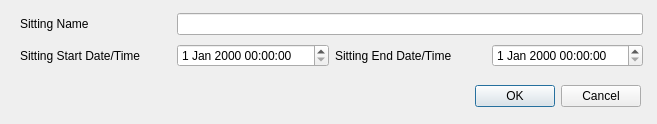
<?xml version="1.0" encoding="UTF-8"?>
<ui version="4.0">
 <class>sittingEditor</class>
 <widget class="QDialog" name="sittingEditor">
  <property name="geometry">
   <rect>
    <x>0</x>
    <y>0</y>
    <width>657</width>
    <height>124</height>
   </rect>
  </property>
  <property name="windowTitle">
   <string>Edit Sitting</string>
  </property>
  <widget class="QDialogButtonBox" name="buttonBox">
   <property name="geometry">
    <rect>
     <x>300</x>
     <y>80</y>
     <width>341</width>
     <height>32</height>
    </rect>
   </property>
   <property name="orientation">
    <enum>Qt::Horizontal</enum>
   </property>
   <property name="standardButtons">
    <set>QDialogButtonBox::Cancel|QDialogButtonBox::Ok</set>
   </property>
  </widget>
  <widget class="QWidget" name="layoutWidget">
   <property name="geometry">
    <rect>
     <x>20</x>
     <y>10</y>
     <width>623</width>
     <height>62</height>
    </rect>
   </property>
   <layout class="QGridLayout" name="gridLayout_4">
    <item row="0" column="0">
     <widget class="QLabel" name="label_8">
      <property name="text">
       <string>Sitting Name</string>
      </property>
     </widget>
    </item>
    <item row="0" column="2" colspan="3">
     <widget class="QLineEdit" name="sittingNameLineEdit"/>
    </item>
    <item row="1" column="2">
     <widget class="QDateTimeEdit" name="startDateTime"/>
    </item>
    <item row="1" column="4">
     <widget class="QDateTimeEdit" name="endDateTime"/>
    </item>
    <item row="1" column="0">
     <widget class="QLabel" name="label">
      <property name="text">
       <string>Sitting Start Date/Time</string>
      </property>
     </widget>
    </item>
    <item row="1" column="3">
     <widget class="QLabel" name="lbl_endDateTime">
      <property name="text">
       <string>Sitting End Date/Time</string>
      </property>
     </widget>
    </item>
   </layout>
  </widget>
 </widget>
 <resources/>
 <connections>
  <connection>
   <sender>buttonBox</sender>
   <signal>accepted()</signal>
   <receiver>sittingEditor</receiver>
   <slot>accept()</slot>
   <hints>
    <hint type="sourcelabel">
     <x>248</x>
     <y>254</y>
    </hint>
    <hint type="destinationlabel">
     <x>157</x>
     <y>274</y>
    </hint>
   </hints>
  </connection>
  <connection>
   <sender>buttonBox</sender>
   <signal>rejected()</signal>
   <receiver>sittingEditor</receiver>
   <slot>reject()</slot>
   <hints>
    <hint type="sourcelabel">
     <x>316</x>
     <y>260</y>
    </hint>
    <hint type="destinationlabel">
     <x>286</x>
     <y>274</y>
    </hint>
   </hints>
  </connection>
 </connections>
</ui>
